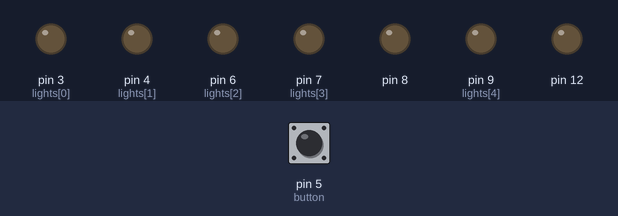
Simulated run of this sketch. Board: Arduino Uno, built with avr-gcc and run on an emulated ATmega328P. Parts: output pins drawn as LEDs (lit = HIGH). Inputs (shaded band) come from the test bench; at power-on: pin 5 (button) HIGH. What the sketch prints to the serial monitor is not drawn.

Above: at 1.7 s.
1.8 s: pin 5 (button) pulled LOW for 0.15 s
At 2.2 s:
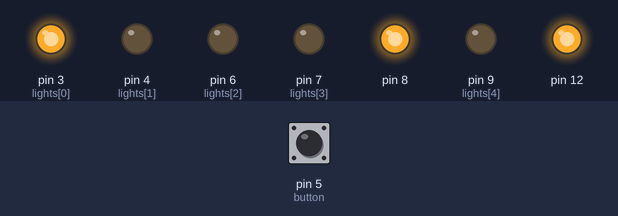
3.4 s: pin 5 (button) pulled LOW for 1 s
At 4.7 s:
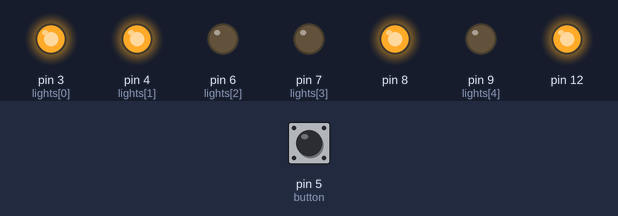
5.9 s: pin 5 (button) pulled LOW for 0.15 s
At 6.8 s:
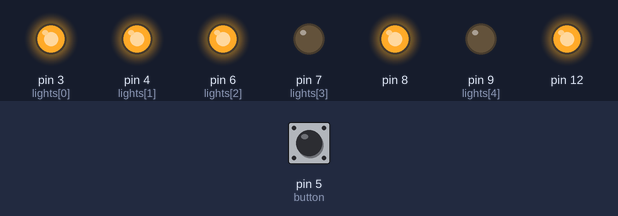
7.5 s: pin 5 (button) pulled LOW for 3.2 s
At 7.9 s:
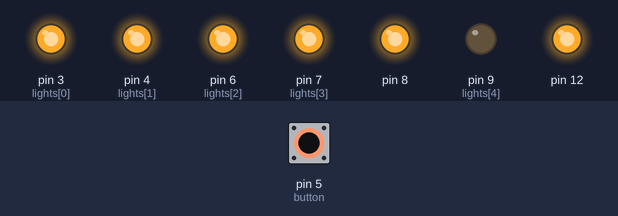
12.2 s: pin 5 (button) pulsed LOW 5 times (0.12 s each, 0.3 s apart)
At 14.5 s:
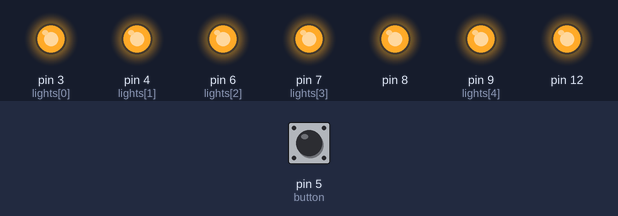
Timing chart, 0 to 16.0 s (numbered marks = the images above; inputs shaded):
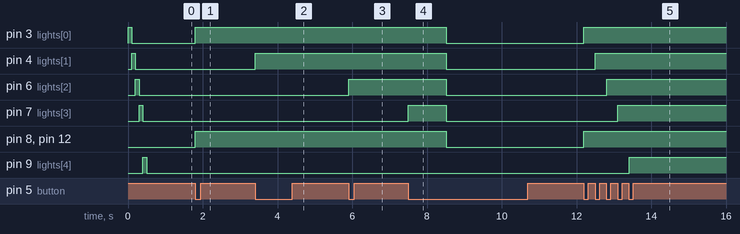

The sketch:

PumpTimer.ino
```cpp
#define debug true

void reset(){
  pinMode(2,OUTPUT);digitalWrite(2,false); //Ground the reset line
}


const byte lights[]={3,4,6,7,9};

void setup() {
  pinMode(5,INPUT_PULLUP);
  pinMode(8,OUTPUT);
  pinMode(12,OUTPUT);
  Serial.begin(9600);

  pinMode(2,INPUT);digitalWrite(2,false);
  for(byte i=0;i<5;i++){
    pinMode(lights[i],OUTPUT);digitalWrite(lights[i],true);
    delay(100);digitalWrite(lights[i],false);
  }
}
const unsigned long minutes=60000;
boolean btn;
boolean pump;
unsigned long offTime=0;
unsigned long downTime;
long timeLeft(){
    unsigned long a=millis();
    unsigned long b=offTime;
    if(b>a)return long(b-a);
    else return  -long(a-b);
}
void loop() {
  if(btn&&!digitalRead(5)){  //button just pressed down
    if(millis()>downTime+200){//more than 2 tenths of a second ago...
      downTime=millis();//  register time of press
      offTime=max(millis(),offTime)+1*minutes;//and add a minute to the timer
      btn=false;
    }
  }

  offTime=min(offTime,millis()+5*minutes);       //Cap it at 5 minutes.

  if( (millis()>millis()+1000*minutes) && timeLeft()<=0 )reset();//If the time is going to overflow, reset, but don't interfere with active chemical feed.

  for(byte i=0;i<5;i++){
    digitalWrite(lights[i],timeLeft()>(i*minutes) && timeLeft()>0);
  }

  pump=millis()<offTime;

  if((!btn && millis()>downTime+1000)){//override stop
    offTime=millis();
  }
  if(timeLeft()<0)offTime=millis();

  if(!btn)btn=digitalRead(5);
  digitalWrite(8,pump);
  digitalWrite(12,pump);
  if(debug)Serial.println(timeLeft());
}
```

Measured:
- after the input at 1.8 s, pin 3 (lights[0]), pin 8, pin 12: LOW → HIGH at once
- after the input at 3.4 s, pin 4 (lights[1]): LOW → HIGH at once
- after the input at 5.9 s, pin 6 (lights[2]): LOW → HIGH at once
- after the input at 7.5 s, pin 3 (lights[0]), pin 4 (lights[1]), pin 6 (lights[2]), pin 8, pin 12: HIGH → LOW after 1.0 s; pin 7 (lights[3]): LOW → HIGH at once, → LOW 1.0 s later
- after the input at 12.2 s, pin 3 (lights[0]), pin 8, pin 12: LOW → HIGH at once; pin 4 (lights[1]): LOW → HIGH after 0.31 s; pin 6 (lights[2]): LOW → HIGH after 0.61 s; pin 7 (lights[3]): LOW → HIGH after 0.91 s; pin 9 (lights[4]): LOW → HIGH after 1.2 s
